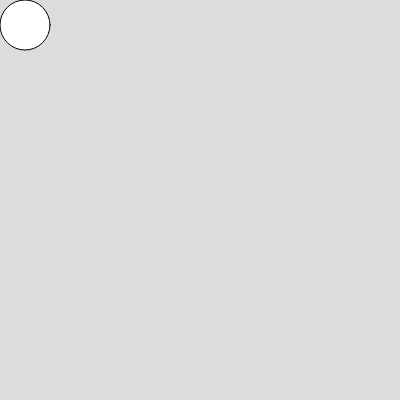
Frame 1 (no input)
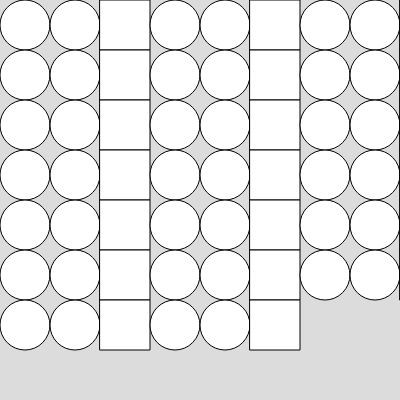
Frame 60 (no input)
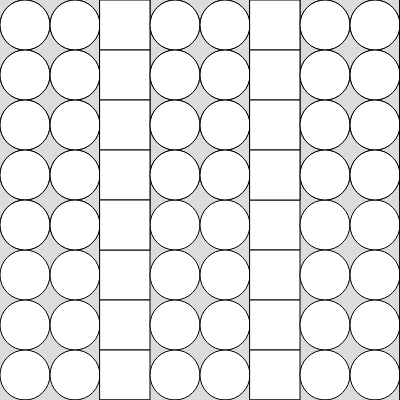
Frame 120 (the mouse pressed at the canvas centre since frame 60)

The p5.js sketch that drew these frames (run headless with seeded random() and noise() and a simulated clock; from frame 60 on, the mouse is pressed at the canvas centre):

// p5.js sketch
// ── sketch.js
// https://editor.p5js.org/jht1493/sketches/ZG7D0A7CC
// 5.0 array shape func

let nstep = 8;
let ashapes = [myRect, myEllipse, myEllipse];

let shapeIndex = 0;
let xloc = 0;
let yloc = 0;
let xstep;
let ystep;

function setup() {
  createCanvas(400, 400);
    
  xstep = width / nstep;
  ystep = height / nstep;
  background(220);
}

function draw() {
  let shape = next_shape();
  shape(xloc, yloc, xstep, ystep);

  next_location();
}

function next_location() {
  xloc += xstep;
  if (xloc > width) {
    xloc = 0;
    yloc += ystep;
    if (yloc > height) {
      yloc = 0;
    }
  }
}

function next_shape() {
  shapeIndex = (shapeIndex + 1) % ashapes.length;
  return ashapes[shapeIndex];
}

function myRect(xloc, yloc, xsize, ysize) {
  rect(xloc, yloc, xsize, ysize)
}

function myEllipse(xloc, yloc, xsize, ysize) {
  ellipse(xloc+xsize/2, yloc+ysize/2, xsize, ysize)
}


// https://editor.p5js.org/jht1493/sketches/0B8HIn-Dp
// 5.0 array colors func

// https://editor.p5js.org/jht1493/sketches/VAXbwF4ag
// 5.0 array colors rect

// https://editor.p5js.org/jht1493/sketches/akS3a9N6d
// 5.0 array of colors names

// aqua,  blue, fuchsia, green, lime, maroon,
// navy, olive, purple, red, silver, teal, yellow

// https://editor.p5js.org/jht1493/sketches/vhPVm8WCWX
// color array
